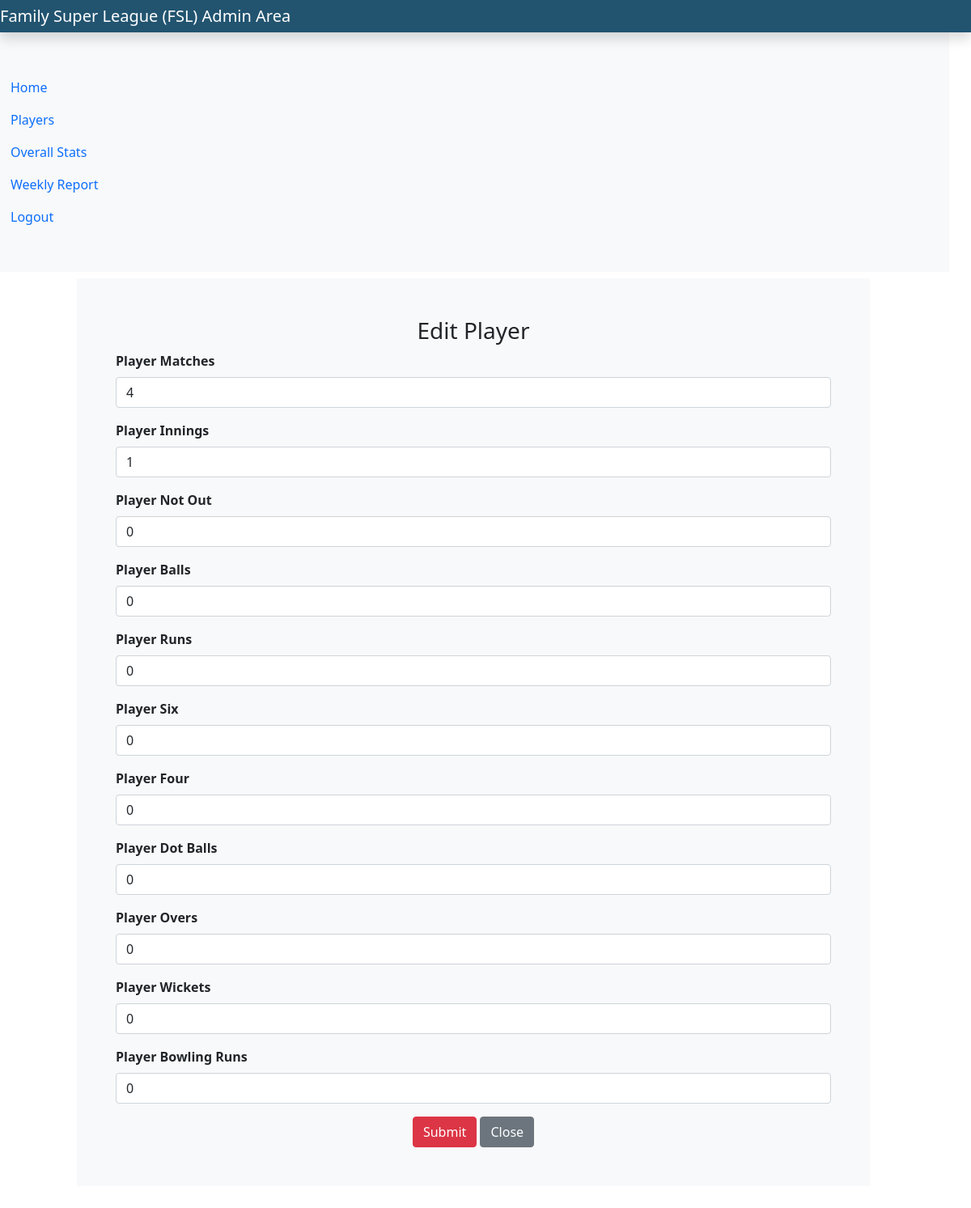
The page /admin/index.php?imp_edit_player_id=9 (signed in) on the database its author committed.
### tables this page shows
CREATE TABLE `players` (
  `player_id` int(11) NOT NULL,
  `player_name` varchar(30) NOT NULL,
  `player_role` varchar(20) NOT NULL,
  `player_desc` varchar(500) NOT NULL,
  `player_runs` int(8) NOT NULL,
  `player_wickets` int(8) NOT NULL,
  `player_dp` varchar(500) NOT NULL,
  `player_batting` varchar(30) NOT NULL,
  `player_bowling` varchar(30) NOT NULL,
  `player_series` int(8) NOT NULL,
  `player_matches` int(8) NOT NULL,
  `player_innings` int(11) NOT NULL,
  `player_not_out` int(11) NOT NULL,
  `player_balls` int(11) NOT NULL,
  `player_six` int(11) NOT NULL,
  `player_four` int(11) NOT NULL,
  `player_dot_balls` int(11) NOT NULL,
  `player_overs` int(11) NOT NULL,
  `player_bowling_runs` int(11) NOT NULL,
  `player_batting_ranking` int(3) NOT NULL,
  `player_bowling_ranking` int(3) NOT NULL,
  `player_all-rounder_ranking` int(3) NOT NULL,
  `player_dob` varchar(30) NOT NULL,
  `created_at` datetime NOT NULL DEFAULT current_timestamp()
);

### admin/imp_edit_player.php (the view, shortened to what this page needs)
<div class="col-md-10 mt-2 bg-light mx-auto p-5">
    <h3 class="text-center">Edit Player</h3>
    <form method="post" enctype='multipart/form-data'>
    <?php
        require_once('connection.php');
        if(isset($_GET['imp_edit_player_id'])){
            $imp_edit_player_id = $_GET['imp_edit_player_id'];
            $edit_player_sql = "SELECT * FROM players WHERE player_id = '$imp_edit_player_id'";
            $result = $conn->query($edit_player_sql);
            $row = $result->fetch_assoc();
    ?>
        <div class="mb-3">
            <label for="player_matches" class="form-label fw-bold">Player Matches</label>
            <input type="text" class="form-control" id="player_matches" name="player_matches" value="<?= $row['player_matches'] ?>">
        </div>
        <div class="mb-3">
            <label for="player_innings" class="form-label fw-bold">Player Innings</label>
            <input type="text" class="form-control" id="player_innings" name="player_innings" value="<?= $row['player_innings'] ?>">
        </div>
        <div class="mb-3">
            <label for="player_not_out" class="form-label fw-bold">Player Not Out</label>
            <input type="text" class="form-control" id="player_not_out" name="player_not_out" value="<?= $row['player_not_out'] ?>">
        </div>
        <div class="mb-3">
            <label for="player_balls" class="form-label fw-bold">Player Balls</label>
            <input type="text" class="form-control" id="player_balls" name="player_balls" value="<?= $row['player_balls'] ?>">
        </div>
        <div class="mb-3">
            <label for="player_runs" class="form-label fw-bold">Player Runs</label>
            <input type="text" class="form-control" id="player_runs" name="player_runs" value="<?= $row['player_runs'] ?>">
        </div>
        <div class="mb-3">
            <label for="player_six" class="form-label fw-bold">Player Six</label>
            <input type="text" class="form-control" id="player_six" name="player_six" value="<?= $row['player_six'] ?>">
        </div>
        <div class="mb-3">
            <label for="player_four" class="form-label fw-bold">Player Four</label>
            <input type="text" class="form-control" id="player_four" name="player_four" value="<?= $row['player_four'] ?>">
        </div>
        <div class="mb-3">
            <label for="player_dot_balls" class="form-label fw-bold">Player Dot Balls</label>
            <input type="text" class="form-control" id="player_dot_balls" name="player_dot_balls" value="<?= $row['player_dot_balls'] ?>">
        </div>
        <div class="mb-3">
            <label for="player_overs" class="form-label fw-bold">Player Overs</label>
            <input type="text" class="form-control" id="player_overs" name="player_overs" value="<?= $row['player_overs'] ?>">
        </div>
        <div class="mb-3">
            <label for="player_wickets" class="form-label fw-bold">Player Wickets</label>
            <input type="text" class="form-control" id="player_wickets" name="player_wickets" value="<?= $row['player_wickets'] ?>">
        </div>
        <div class="mb-3">
            <label for="player_bowling_runs" class="form-label fw-bold">Player Bowling Runs</label>
            <input type="text" class="form-control" id="player_bowling_runs" name="player_bowling_runs" value="<?= $row['player_bowling_runs'] ?>">
        </div>
        <?php
            }
        ?>
        <div class="mt-2 text-center">
            <button type="submit" class="btn btn-danger" name="add_player_submit_btn">Submit</button>
            <a href="index.php?players" class="btn btn-secondary">Close</a>
        </div>
    </form>
</div>

### rows shown on the page
players: player_matches "4", player_innings "1", player_not_out "0", player_balls "0", player_runs "0", player_six "0", player_four "0", player_dot_balls "0", player_overs "0", player_wickets "0", player_bowling_runs "0"
